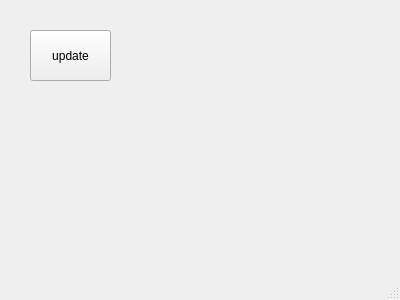
<?xml version="1.0" encoding="UTF-8"?>
<ui version="4.0">
 <class>MainWindow</class>
 <widget class="QMainWindow" name="MainWindow">
  <property name="geometry">
   <rect>
    <x>0</x>
    <y>0</y>
    <width>400</width>
    <height>300</height>
   </rect>
  </property>
  <property name="windowTitle">
   <string>MainWindow</string>
  </property>
  <widget class="QWidget" name="centralWidget">
   <widget class="QPushButton" name="pushButton">
    <property name="geometry">
     <rect>
      <x>30</x>
      <y>30</y>
      <width>81</width>
      <height>51</height>
     </rect>
    </property>
    <property name="text">
     <string>update</string>
    </property>
   </widget>
  </widget>
  <widget class="QMenuBar" name="menuBar">
   <property name="geometry">
    <rect>
     <x>0</x>
     <y>0</y>
     <width>400</width>
     <height>23</height>
    </rect>
   </property>
  </widget>
  <widget class="QStatusBar" name="statusBar"/>
  <action name="actionactUpdate">
   <property name="text">
    <string>actUpdate</string>
   </property>
  </action>
 </widget>
 <layoutdefault spacing="6" margin="11"/>
 <resources/>
 <connections/>
</ui>
